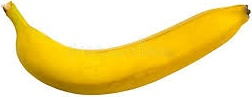
#> input picture banana.jpg, 252 x 97 px
$ python prueba.py
#> lines starting #> are read from the running program, lines starting #| are printed output that depends on the picture; after the words box and inside, x2 and y2 are one past the last pixel; in counts of white or black regions, pixels touching at a corner belong together
#> further down, image is the input picture: shape (97, 252, 3); mean B, G, R 147.5, 221.2, 242.3
import numpy as np
import cv2
import math
import matplotlib.pyplot as plt
import matplotlib
import scipy.stats as stats

images_path = './images/binarized/'


def computeImage(imageRGB):
    image = cv2.cvtColor(imageRGB, cv2.COLOR_BGR2GRAY)
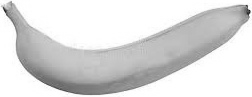
#> image: shape (97, 252); min 23, max 255, mean 219.1
    image = cv2.GaussianBlur(image, (5, 5), 5)
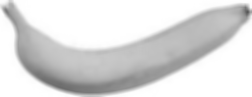
#> image: shape (97, 252); min 88, max 255, mean 219.1
    kernel = np.ones((5, 5), np.uint8)
    ret, binarizedOtsu = cv2.threshold(image, 240, 255, cv2.THRESH_BINARY_INV)
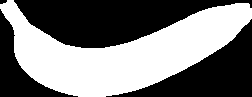
#> binarizedOtsu: shape (97, 252); 47.7% white; 1 white region, box (x1, y1, x2, y2) and area: (0, 0, 252, 97) 11653
    closing = cv2.morphologyEx(binarizedOtsu, cv2.MORPH_CLOSE, kernel)
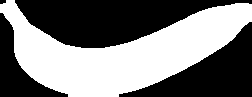
#> closing: shape (97, 252); 47.9% white; 1 white region, box (x1, y1, x2, y2) and area: (0, 0, 252, 97) 11712
    dilating = cv2.dilate(closing, kernel)
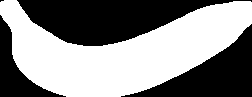
#> dilating: shape (97, 252); 53.6% white; 4 black regions (1 under 20 px)
    erosing = cv2.erode(dilating, kernel)

    contours, hierarchy = cv2.findContours(erosing, cv2.RETR_LIST, cv2.CHAIN_APPROX_SIMPLE)
#> contours = 1 contour; box (x1, y1, x2, y2) and area: (0, 0, 252, 97) 11422
    idx = 0
    xMax, yMax, wMax, hMax = 0, 0, 0, 0
    maxCnt = 0
    for cnt in contours:
        print(idx)
        idx += 1
        x, y, w, h = cv2.boundingRect(cnt)
        if abs(h) * abs(w) > abs(hMax) * abs(wMax):
            xMax, yMax, wMax, hMax = x, y, w, h
            maxCnt = cnt
#> this loop made 1 pass
#> (idx, x, y, w, h, xMax, yMax, wMax) on pass 1: (1, 0, 0, 252, 97, 0, 0, 252)
#| 0
#> after the loop, hMax = 97; idx = 1; maxCnt = contour of 296 points, box (x1, y1, x2, y2) (0, 0, 252, 97), area 11422; wMax = 252; xMax = 0; yMax = 0

    if idx > 0:
        final = erosing[yMax:yMax + hMax, xMax:xMax + wMax]
    else:
        final = erosing

    final = cv2.resize(final, (400, 500))
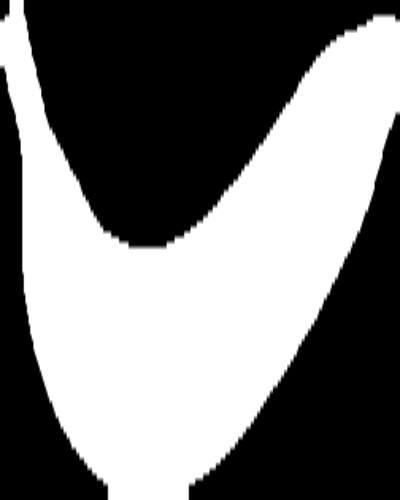
#> final: shape (500, 400); min 0, max 255, mean 122.2
    imageRGBbb = imageRGB[yMax:yMax + hMax, xMax:xMax + wMax]
    cv2.imwrite("./bananaComputed" + ".jpg", final)
    return final, imageRGBbb


image = cv2.imread("./" + "banana.jpg", cv2.IMREAD_COLOR)

imageCompute, x = computeImage(image)
